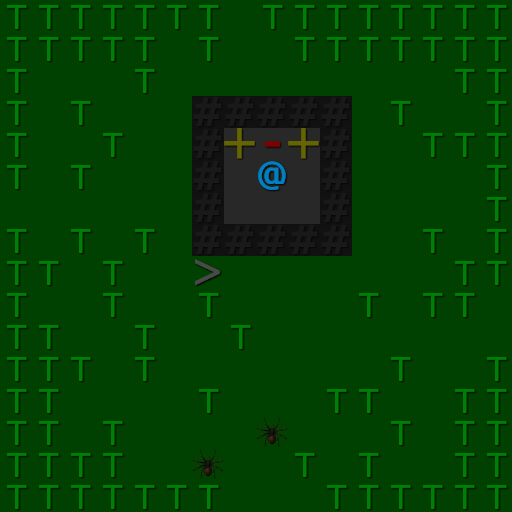

Rendered tile map (Tiled .tmx) drawn with the repository's tilesets; below, a short description and the full map source, tile grids included:
An orthogonal 16x16 tile map with 32x32 px tiles, 3 tile layers (tiles, objects, monsters), 1 hidden layer not drawn, 4 tilesets.

<map version="1.2" tiledversion="1.2.3" orientation="orthogonal" renderorder="right-down" width="16" height="16" tilewidth="32" tileheight="32" infinite="0" nextlayerid="5" nextobjectid="1">
 <properties>
  <property name="Level" type="int" value="1" />
  <property name="Name" value="Сумеречный Лес" />
 </properties>
 <tileset firstgid="1" source="../../elvion/tiles/tiles.tsx" />
 <tileset firstgid="7" source="../../elvion/objects/objects.tsx" />
 <tileset firstgid="21" source="../../elvion/items/items.tsx" />
 <tileset firstgid="24" source="../../elvion/monsters/monsters.tsx" />
 <layer id="1" name="tiles" width="16" height="16">
  <data encoding="csv">
2,2,2,2,2,2,2,2,2,2,2,2,2,2,2,2,
2,2,2,2,2,2,2,2,2,2,2,2,2,2,2,2,
2,2,2,2,2,2,2,2,2,2,2,2,2,2,2,2,
2,2,2,2,2,2,3,3,3,3,3,2,2,2,2,2,
2,2,2,2,2,2,3,1,1,1,3,2,2,2,2,2,
2,2,2,2,2,2,3,1,1,1,1,2,2,2,2,2,
2,2,2,2,2,2,3,1,1,1,3,2,2,2,2,2,
2,2,2,2,2,2,3,3,1,3,3,2,2,2,2,2,
2,2,2,2,2,2,2,2,2,2,2,2,2,2,2,2,
2,2,2,2,2,2,2,2,2,2,2,2,2,2,2,2,
2,2,2,2,2,2,2,2,2,2,2,2,2,2,2,2,
2,2,2,2,2,2,2,2,2,2,2,2,2,2,2,2,
2,2,2,2,2,2,2,2,2,2,2,2,2,2,2,2,
2,2,2,2,2,2,2,2,2,2,2,2,2,2,2,2,
2,2,2,2,2,2,2,2,2,2,2,2,2,2,2,2,
2,2,2,2,2,2,2,2,2,2,2,2,2,2,2,2
</data>
 </layer>
 <layer id="2" name="objects" width="16" height="16">
  <data encoding="csv">
12,12,12,12,12,12,12,0,12,12,12,12,12,12,12,12,
12,12,12,12,12,0,12,0,0,12,12,12,12,12,12,12,
12,0,0,0,12,0,0,0,0,0,0,0,0,0,12,12,
12,0,12,0,0,0,0,0,0,0,0,0,12,0,0,12,
12,0,0,12,0,0,0,16,15,16,0,0,0,12,12,12,
12,0,12,0,0,0,0,0,0,0,13,0,0,0,0,12,
0,0,0,0,0,0,0,0,0,0,0,0,0,0,0,12,
12,0,12,0,12,0,0,0,13,0,0,0,0,12,0,12,
12,12,0,12,0,0,11,0,0,0,0,0,0,0,12,12,
12,0,0,12,0,0,12,0,0,0,0,12,0,12,12,0,
12,12,0,0,12,0,0,12,0,0,0,0,0,0,0,0,
12,12,12,0,12,0,0,0,0,0,0,0,12,0,0,12,
12,12,0,0,0,0,12,0,0,0,12,12,0,0,12,12,
12,12,0,12,0,0,0,0,0,0,0,0,12,0,12,12,
12,12,12,12,0,0,0,0,0,12,0,12,0,0,12,12,
12,12,12,12,12,12,12,0,0,0,12,12,12,12,12,12
</data>
 </layer>
 <layer id="3" name="items" width="16" height="16" visible="0">
  <data encoding="csv">
0,0,0,0,0,0,0,0,0,0,0,0,0,0,0,0,
0,0,0,0,0,0,0,0,0,0,0,0,0,0,0,0,
0,0,0,0,0,0,0,0,0,0,0,0,0,0,0,0,
0,0,0,0,0,0,0,0,0,0,0,0,0,0,0,0,
0,0,0,0,0,0,0,0,0,0,0,0,0,0,0,0,
0,0,0,0,0,0,0,0,0,0,0,0,0,0,0,0,
0,0,0,0,0,0,0,0,0,0,0,0,0,0,0,0,
0,0,0,0,0,0,0,0,0,0,0,0,0,0,0,0,
0,0,0,0,0,0,0,0,0,0,0,0,0,0,0,0,
0,0,0,0,0,0,0,0,0,0,0,0,0,0,0,0,
0,0,0,0,0,0,0,0,0,0,0,0,0,0,0,0,
0,0,0,0,0,0,0,0,0,0,0,0,0,0,0,0,
0,0,0,0,0,0,0,0,0,0,0,0,0,0,0,0,
0,0,0,0,0,0,0,0,0,0,0,0,0,0,0,0,
0,0,0,0,0,0,0,0,0,0,0,0,0,0,0,0,
0,0,0,0,0,0,0,0,0,0,0,0,0,0,0,0
</data>
 </layer>
 <layer id="4" name="monsters" width="16" height="16">
  <data encoding="csv">
0,0,0,0,0,0,0,0,0,0,0,0,0,0,0,0,
0,0,0,0,0,0,0,0,0,0,0,0,0,0,0,0,
0,0,0,0,0,0,0,0,0,0,0,0,0,0,0,0,
0,0,0,0,0,0,0,0,0,0,0,0,0,0,0,0,
0,0,0,0,0,0,0,0,0,0,0,0,0,0,0,0,
0,0,0,0,0,0,0,0,24,0,0,0,0,0,0,0,
0,0,0,0,0,0,0,0,0,0,0,0,0,0,0,0,
0,0,0,0,0,0,0,0,0,0,0,0,0,0,0,0,
0,0,0,0,0,0,0,0,0,0,0,0,0,0,0,0,
0,0,0,0,0,0,0,0,0,0,0,0,0,0,0,0,
0,0,0,0,0,0,0,0,0,0,0,0,0,0,0,0,
0,0,0,0,0,0,0,0,0,0,0,0,0,0,0,0,
0,0,0,0,0,0,0,0,0,0,0,0,0,0,0,0,
0,0,0,0,0,0,0,0,37,0,0,0,0,0,0,0,
0,0,0,0,0,0,37,0,0,0,0,0,0,0,0,0,
0,0,0,0,0,0,0,0,0,0,0,0,0,0,0,0
</data>
 </layer>
</map>
